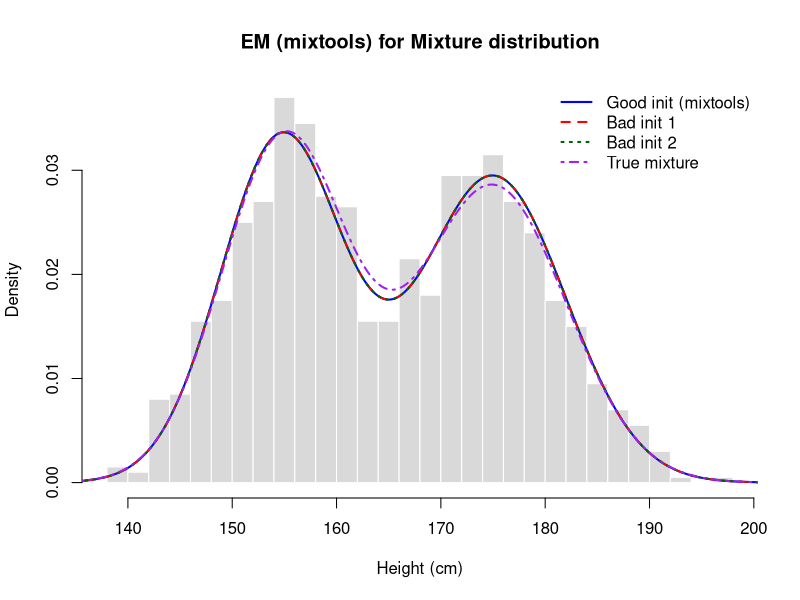

Write R code to recreate this figure.
set.seed(123)
male   <- rnorm(500, mean = 175, sd = 7)
female <- rnorm(500, mean = 155, sd = 6)
x <- c(male, female)

init_good <- list(lambda = 0.50, mu = c(155, 175), sigma = c(6, 7))
init_bad1 <- list(lambda = 0.50, mu = c(162, 163), sigma = c(30, 30))
init_bad2 <- list(lambda = 0.90, mu = c(170, 171), sigma = c(12, 12))

library(mixtools)

fit_good <- normalmixEM(
  x, k = 2,
  lambda = init_good$lambda,
  mu     = init_good$mu,
  sigma  = init_good$sigma,
  arbvar = TRUE,        
  verb   = FALSE
)

fit_b1 <- normalmixEM(
  x, k = 2,
  lambda = init_bad1$lambda,
  mu     = init_bad1$mu,
  sigma  = init_bad1$sigma,
  arbvar = TRUE,
  verb   = FALSE
)

fit_b2 <- normalmixEM(
  x, k = 2,
  lambda = init_bad2$lambda,
  mu     = init_bad2$mu,
  sigma  = init_bad2$sigma,
  arbvar = TRUE,
  verb   = FALSE
)

report <- function(tag, fit) {
  cat(sprintf("[%s] logLik=%.1f | pi1=%.3f | mu1=%.2f | sd1=%.2f | mu2=%.2f | sd2=%.2f | iter=%d\n",
              tag, fit$loglik, fit$lambda[1], fit$mu[1], fit$sigma[1],
              fit$mu[2], fit$sigma[2], fit$iter))
}
report("good init (mixtools)", fit_good)
report("bad  init 1 (mixtools)", fit_b1)
report("bad  init 2 (mixtools)", fit_b2)

hist(x, breaks = 40, probability = TRUE, col = "grey85", border = "white",
     main = "EM (mixtools) for Mixture distribution", xlab = "Height (cm)")

xs <- seq(min(x)-15, max(x)+15, length.out = 1000)
add_mix <- function(fit, col, lwd = 2, lty = 1) {
  dens <- fit$lambda[1] * dnorm(xs, fit$mu[1], fit$sigma[1]) +
    (1 - fit$lambda[1]) * dnorm(xs, fit$mu[2], fit$sigma[2])
  lines(xs, dens, col = col, lwd = lwd, lty = lty)
}
add_mix(fit_good, "blue", 2, 1)
add_mix(fit_b1,   "red",  2, 2)
add_mix(fit_b2,   "darkgreen", 2, 3)

true_mix <- 0.5*dnorm(xs, 155, 6) + 0.5*dnorm(xs, 175, 7)
lines(xs, true_mix, col = "purple", lwd = 2, lty = 4)

legend("topright",
       legend = c("Good init (mixtools)", "Bad init 1", "Bad init 2", "True mixture"),
       col = c("blue", "red", "darkgreen", "purple"),
       lty = c(1, 2, 3, 4), lwd = 2, bty = "n")
